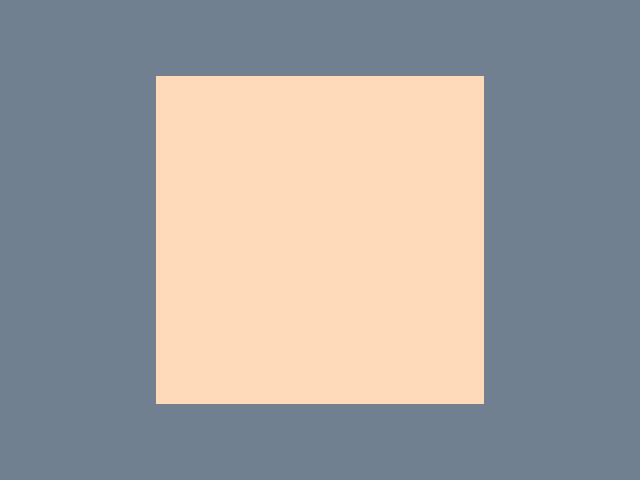

Reproduce this figure in Python.
#!/usr/bin/env python

# Create and visualize a simple rectilinear grid.

# Factory overrides: importing these modules registers the OpenGL rendering
# and interaction style implementations for vtkRenderingCore factory classes.
import vtkmodules.vtkInteractionStyle  # noqa: F401
import vtkmodules.vtkRenderingOpenGL2  # noqa: F401

# VTK pipeline classes used in this example
from vtkmodules.vtkCommonCore import vtkDoubleArray
from vtkmodules.vtkCommonDataModel import vtkRectilinearGrid
from vtkmodules.vtkRenderingCore import (
    vtkActor,
    vtkDataSetMapper,
    vtkRenderWindow,
    vtkRenderWindowInteractor,
    vtkRenderer,
)

# Colors (normalized RGB)
peach_puff_rgb = (1.000, 0.855, 0.725)
slate_gray_rgb = (0.439, 0.502, 0.565)

# Source: create a 2x3x1 rectilinear grid with non-uniform spacing
grid = vtkRectilinearGrid()
grid.SetDimensions(2, 3, 1)

x_array = vtkDoubleArray()
x_array.InsertNextValue(0.0)
x_array.InsertNextValue(2.0)

y_array = vtkDoubleArray()
y_array.InsertNextValue(0.0)
y_array.InsertNextValue(1.0)
y_array.InsertNextValue(2.0)

z_array = vtkDoubleArray()
z_array.InsertNextValue(0.0)

grid.SetXCoordinates(x_array)
grid.SetYCoordinates(y_array)
grid.SetZCoordinates(z_array)

# Mapper: map the rectilinear grid to graphics primitives
mapper = vtkDataSetMapper()
mapper.SetInputData(grid)

# Actor: assign the mapped geometry
actor = vtkActor()
actor.SetMapper(mapper)
actor.GetProperty().SetColor(peach_puff_rgb)

# Renderer: assemble the scene
renderer = vtkRenderer()
renderer.AddActor(actor)
renderer.SetBackground(slate_gray_rgb)

# Window: display the rendered scene
render_window = vtkRenderWindow()
render_window.AddRenderer(renderer)
render_window.SetWindowName("rectilineargrid")
render_window.SetMultiSamples(0)
render_window.SetSize(640, 480)

# Interactor: handle mouse and keyboard events
render_window_interactor = vtkRenderWindowInteractor()
render_window_interactor.SetRenderWindow(render_window)

# Launch the interactive visualization
render_window_interactor.Initialize()
render_window_interactor.Start()
